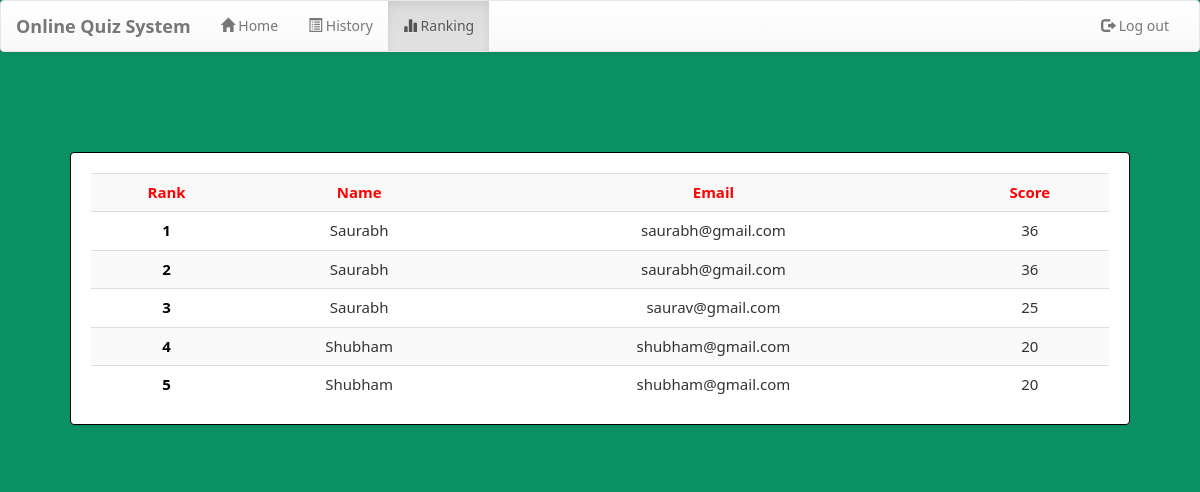
Page /welcome.php?q=3 (signed in) on the committed database.
### tables this page shows
CREATE TABLE `rank` (
  `email` varchar(50) NOT NULL,
  `score` int(11) NOT NULL,
  `time` timestamp NOT NULL DEFAULT current_timestamp() ON UPDATE current_timestamp()
);

CREATE TABLE `user` (
  `name` varchar(50) NOT NULL,
  `college` varchar(100) NOT NULL,
  `email` varchar(50) NOT NULL,
  `password` varchar(50) NOT NULL
);

### welcome.php (the view, shortened to what this page needs)
<?php
    include_once 'database.php';
    if(!(isset($_SESSION['email'])))
    {
        header("location:login.php");
    }
    else
    {
        $name = $_SESSION['name'];
    }
?>
<!DOCTYPE html>
<html lang="en">
<head>
    <link  rel="stylesheet" href="css/bootstrap.min.css"/>
    <link  rel="stylesheet" href="css/bootstrap-theme.min.css"/>
    <link rel="stylesheet" href="css/welcome.css">
    <link  rel="stylesheet" href="css/font.css">
</head>
<body>
    <nav class="navbar navbar-default title1">
        <div class="container-fluid">
            <div class="navbar-header">
        <a class="navbar-brand" href="#"><b>Online Quiz System</b></a>
        </div>
        <div class="collapse navbar-collapse" id="bs-example-navbar-collapse-1">
        <ul class="nav navbar-nav navbar-left">
            <li <?php if(@$_GET['q']==1) echo'class="active"'; ?> ><a href="welcome.php?q=1"><span class="glyphicon glyphicon-home" aria-hidden="true"></span>&nbsp;Home<span class="sr-only">(current)</span></a></li>
            <li <?php if(@$_GET['q']==2) echo'class="active"'; ?>> <a href="welcome.php?q=2"><span class="glyphicon glyphicon-list-alt" aria-hidden="true"></span>&nbsp;History</a></li>
            <li <?php if(@$_GET['q']==3) echo'class="active"'; ?>> <a href="welcome.php?q=3"><span class="glyphicon glyphicon-stats" aria-hidden="true"></span>&nbsp;Ranking</a></li>
        </ul>
        <ul class="nav navbar-nav navbar-right">
        <li <?php echo''; ?> > <a href="logout.php?q=welcome.php"><span class="glyphicon glyphicon-log-out" aria-hidden="true"></span>&nbsp;Log out</a></li>
        </ul>
        </div>
    </div>
    </nav>
    <br><br>
    <div class="container">
        <div class="row">
            <div class="col-md-12">
                <?php
                    if(@$_GET['q']== 3)
                    {
                        $q=mysqli_query($con,"SELECT * FROM rank ORDER BY score DESC " )or die('Error223');
                        echo  '<div class="panel title"><div class="table-responsive">
                        <table class="table table-striped title1" >
                        <tr style="color:red"><td><center><b>Rank</b></center></td><td><center><b>Name</b></center></td><td><center><b>Email</b></center></td><td><center><b>Score</b></center></td></tr>';
                        $c=0;
                        while($row=mysqli_fetch_array($q) )
                        {
                            $e=$row['email'];
                            $s=$row['score'];
                            $q12=mysqli_query($con,"SELECT * FROM user WHERE email='$e' " )or die('Error231');
                            while($row=mysqli_fetch_array($q12) )
                            {
                                $name=$row['name'];
                            }
                            $c++;
                            echo '<tr><td style="color:black"><center><b>'.$c.'</b></center></td><td><center>'.$name.'</center></td><td><center>'.$e.'</center></td><td><center>'.$s.'</center></td></tr>';
                        }
                        echo '</table></div></div>';
                    }
                ?>
</body>
</html>

### css/welcome.css (style rules this page uses)
* { box-sizing: border-box; }
body { background-color: #0b9164; margin: 0; font-family: Noto Sans; }
.panel { border-color:rgb(0, 0, 0); margin:40px; padding:20px; font: 15px "Noto Sans"; }

### rows in the picture
rank: user.name "Saurabh", email "saurabh@gmail.com", score "36"
rank: user.name "Saurabh", email "saurabh@gmail.com", score "36"
rank: email "saurav@gmail.com", score "25"
user: name "Saurabh"
rank: user.name "Shubham", email "shubham@gmail.com", score "20"
rank: user.name "Shubham", email "shubham@gmail.com", score "20"
